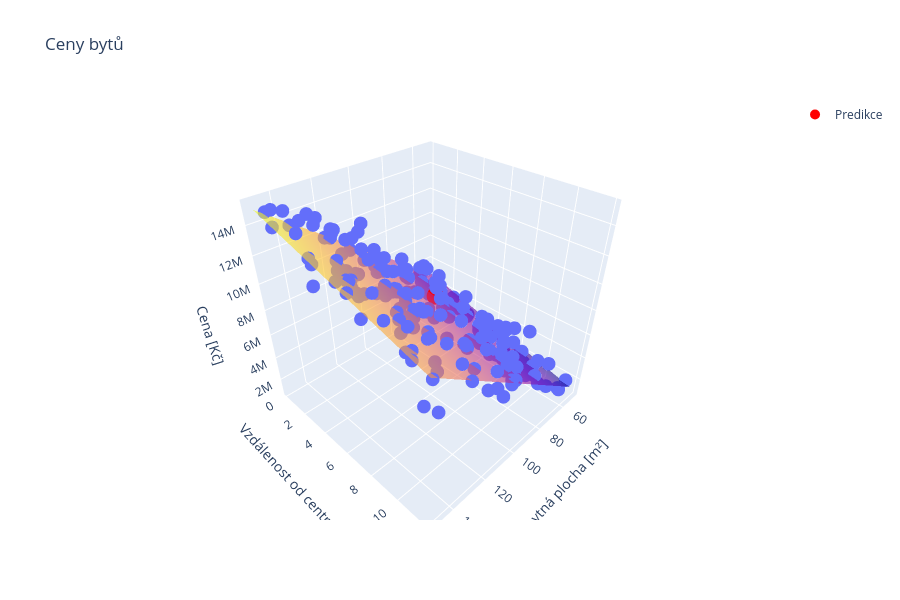

The cell this chart's notebook holds for it:
### Markdown cell above
Určete předpokládanou cenu bytu o ploše 80 m² vzdáleného 4 km od centra:

### Code cell
x_living_space_m2 = 80
x_distance_km = 4

#################################################################
# ZDE DOPLNIT
#x_price_czk, x_living_space_m2 a x_distance_km musi byt cisla!

x_price_czk = np.dot(theta, np.array([1, x_living_space_m2, x_distance_km]))

#################################################################

print(x_price_czk)
show_data(theta, point=(x_living_space_m2, x_distance_km, x_price_czk))

### Figure 1 — Plotly figure (JSON) as saved in the notebook; plotly's stock layout.template omitted (floating-point values rounded to 4 significant figures; data arrays with more than 128 entries replaced by an {"elided": "..."} marker saying what was removed)
{"data": [{"hovertemplate": "Obytná plocha [m²]=%{x}<br>Vzdálenost od centra [km]=%{y}<br>Cena [Kč]=%{z}<extra></extra>", "legendgroup": "", "marker": {"color": "#636efa", "symbol": "circle"}, "mode": "markers", "name": "", "scene": "scene", "showlegend": false, "type": "scatter3d", "x": {"elided": "200 float values"}, "y": {"elided": "200 float values"}, "z": {"elided": "200 float values"}}, {"opacity": 0.6, "showscale": false, "type": "surface", "x": [[50.47, 149.9], [50.47, 149.9]], "y": [[0.1371, 0.1371], [11.88, 11.88]], "z": [[4764000.0, 14960000.0], [1261000.0, 11460000.0]]}, {"marker": {"color": "red", "size": 10}, "mode": "markers", "name": "Predikce", "type": "scatter3d", "x": [80], "y": [4], "z": [6641000.0]}], "layout": {"height": 600, "legend": {"tracegroupgap": 0}, "scene": {"domain": {"x": [0, 1], "y": [0, 1]}, "xaxis": {"title": {"text": "Obytná plocha [m²]"}}, "yaxis": {"title": {"text": "Vzdálenost od centra [km]"}}, "zaxis": {"title": {"text": "Cena [Kč]"}}}, "title": {"text": "Ceny bytů"}}}
